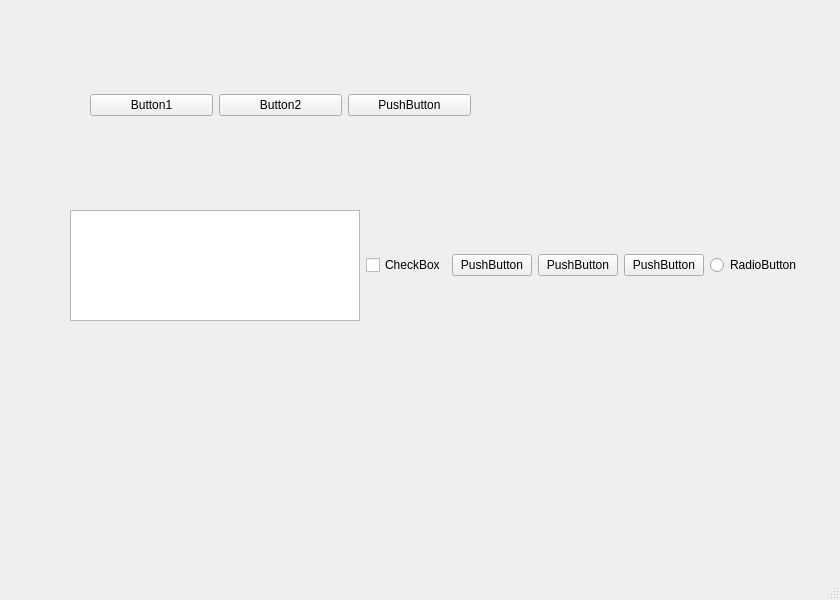
<?xml version="1.0" encoding="UTF-8"?>
<ui version="4.0">
 <class>MainWindow</class>
 <widget class="QMainWindow" name="MainWindow">
  <property name="geometry">
   <rect>
    <x>0</x>
    <y>0</y>
    <width>840</width>
    <height>600</height>
   </rect>
  </property>
  <property name="windowTitle">
   <string>MainWindow</string>
  </property>
  <widget class="QWidget" name="centralwidget">
   <widget class="QWidget" name="horizontalLayoutWidget">
    <property name="geometry">
     <rect>
      <x>70</x>
      <y>210</y>
      <width>731</width>
      <height>111</height>
     </rect>
    </property>
    <layout class="QHBoxLayout" name="horizontalLayout_2">
     <item>
      <widget class="QTreeView" name="treeView"/>
     </item>
     <item>
      <widget class="QCheckBox" name="checkBox">
       <property name="text">
        <string>CheckBox</string>
       </property>
      </widget>
     </item>
     <item>
      <widget class="QPushButton" name="pushButton_6">
       <property name="text">
        <string>PushButton</string>
       </property>
      </widget>
     </item>
     <item>
      <widget class="QPushButton" name="pushButton_4">
       <property name="text">
        <string>PushButton</string>
       </property>
      </widget>
     </item>
     <item>
      <widget class="QPushButton" name="pushButton_5">
       <property name="text">
        <string>PushButton</string>
       </property>
      </widget>
     </item>
     <item>
      <widget class="QRadioButton" name="radioButton">
       <property name="text">
        <string>RadioButton</string>
       </property>
      </widget>
     </item>
    </layout>
   </widget>
   <widget class="QWidget" name="">
    <property name="geometry">
     <rect>
      <x>90</x>
      <y>70</y>
      <width>381</width>
      <height>71</height>
     </rect>
    </property>
    <layout class="QHBoxLayout" name="horizontalLayout">
     <item>
      <widget class="QPushButton" name="pushButton">
       <property name="text">
        <string>Button1</string>
       </property>
      </widget>
     </item>
     <item>
      <widget class="QPushButton" name="pushButton_2">
       <property name="text">
        <string>Button2</string>
       </property>
      </widget>
     </item>
     <item>
      <widget class="QPushButton" name="pushButton_3">
       <property name="text">
        <string>PushButton</string>
       </property>
      </widget>
     </item>
    </layout>
   </widget>
  </widget>
  <widget class="QMenuBar" name="menubar">
   <property name="geometry">
    <rect>
     <x>0</x>
     <y>0</y>
     <width>840</width>
     <height>26</height>
    </rect>
   </property>
  </widget>
  <widget class="QStatusBar" name="statusbar"/>
 </widget>
 <resources/>
 <connections/>
</ui>
